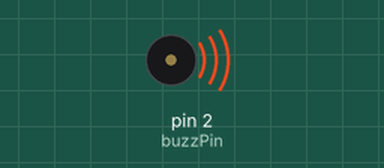
This sketch was run on a simulated Arduino Uno, built with avr-gcc and run on an emulated ATmega328P. Shown: buzzer (waves = sounding, pin HIGH).

Above: at 0.3 s.
At 4.8 s:
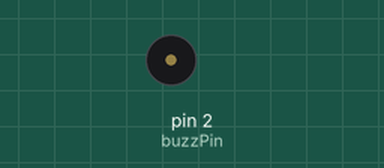
Timing chart, 0 to 9.1 s (numbered marks = the images above):
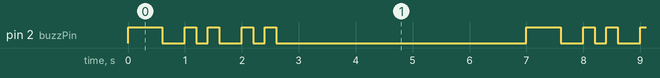

The sketch:

03_buzzer.ino
```cpp
// This is how you can make the buzzer work. Unfortunately, the buzzer has only one tone height and is pretty loud.

const int buzzPin = 2;

void setup() {
  pinMode(buzzPin, OUTPUT);
}

void loop() {
  buzz(600, 400);
  buzz(200, 200);
  buzz(200, 400);
  buzz(200, 200);
  buzz(200, 400);
  delay(4000);
}

void buzz(int forSeconds, int withPause) {
  digitalWrite(buzzPin, HIGH);
  delay(forSeconds);
  digitalWrite(buzzPin, LOW);
  delay(withPause);
}
```

Measured:
- by itself, pin 2 (buzzPin): repeats every 7.0 s: LOW 0.40 s, HIGH 0.20 s, LOW 0.20 s, HIGH 0.20 s, LOW 0.40 s, HIGH 0.20 s, LOW 0.20 s, HIGH 0.20 s, LOW 4.4 s, HIGH 0.60 s
- by itself, everything shown: repeats every 7.0 s, in 10 steps
